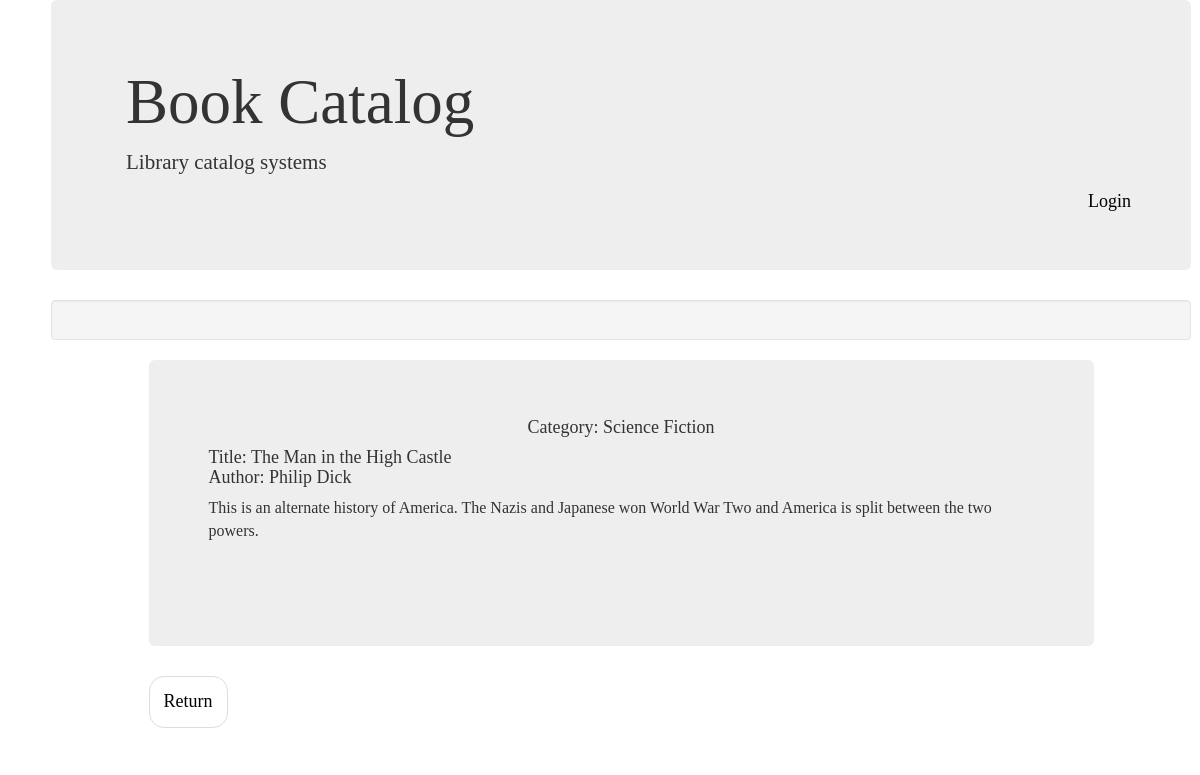
Screenshot of /catalog/1/book/3 with the database file from the repository.
### database_setup.py (models this page shows, shortened)
class Category(Base):
    __tablename__ = 'category'
    id = Column(Integer, primary_key=True)
    name = Column(String(250), nullable=False)

class CategoryItem(Base):
    __tablename__ = 'category_item'
    name = Column(String(200), nullable=False)
    author = Column(String(200), nullable=False)
    description = Column(String(350))
    id = Column(Integer, primary_key=True)
    category_id = Column(Integer, ForeignKey('category.id'))
    category = relationship(Category)

### project.py (the view)
@app.route('/catalog/<int:category_id>/book/<int:book_id>',
           methods=['GET', 'POST'])
def showDescription(category_id, book_id):
    category = session.query(Category).filter_by(id=category_id).one()
    item = session.query(CategoryItem).filter_by(id=book_id).one()
    if 'username' not in login_session:
        return render_template('descriptionPublic.html', book=item, category=category) ## change to public
    else:
        return render_template('description.html', book=item, category=category)

### templates/descriptionPublic.html (shortened to what this page needs)
{% extends "main.html" %}
{% block content %}
    <div class="jumbotron">
        <div class="col-sm-12"><h1>Book Catalog</h1><p>Library catalog systems</p></div>
        {%if 'username' not in session %}
            <a href="{{url_for('showLogin')}}">
            <h4 class="log text-right">Login</h4></a>
        {% else %}
            <a href="{{url_for('gdisconnect')}}">
            <h4 class="text-right">Disconnect</h4></a>
        {% endif %}
    </div>
    <div class="well">
    </div>
    <div class="p-5 row">
        <div class="col-sm-1"></div>
        <div class="col-sm-10">
            <div class="jumbotron">
                <h4 class="text-center">Category: {{category.name}}<br/></h4>
                    <h4>Title: {{book.name}}<br/>
                    Author: {{book.author}}</h4>
                    <p style="font-size:16px;">{{book.description}}</p>
                    <br/><br/>
            </div>
            <ul class="pager">
                <li class="previous">
                    <a href="{{url_for('showItems', category_id = category.id )}}"><h4>Return</h4></a>
                </li>
            </ul>
        </div>
    </div>
{% endblock %}

### static/styles.css (style rules this page uses)
body { padding: 3%; padding-top: 0px; height: 100%; font-family: "Palatino Linotype", "Book Antiqua", Palatino, serif; }
.previous h4 { color:black; }
.log { color: black; }

### rows the page displays
Category: name "Science Fiction"
CategoryItem: name "The Man in the High Castle", author "Philip Dick", description "This is an alternate history of America. The Nazis and Japanese won World War Two and America is split between the two powers."
